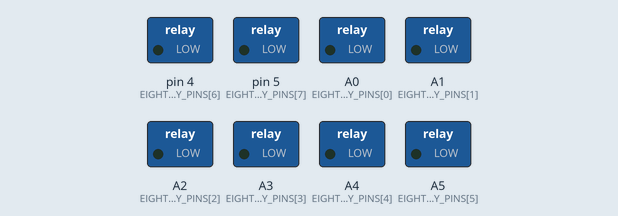
Simulated run of this sketch. Board: Arduino Nano, built with avr-gcc and run on an emulated ATmega328P. Parts: switched loads named in the sketch (green lamp = pin HIGH).

Above: at 0.5 s.
At 2.5 s:
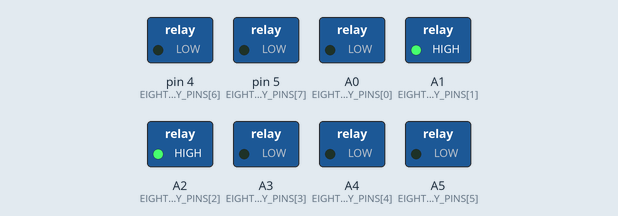
At 4.5 s:
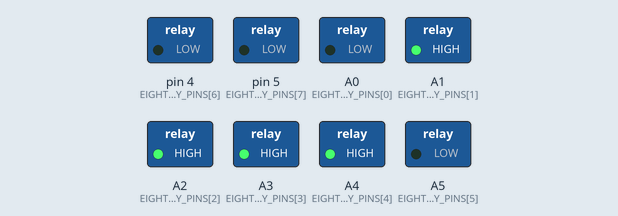
At 8.0 s:
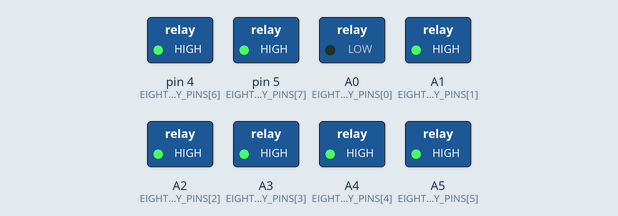
At 12.5 s:
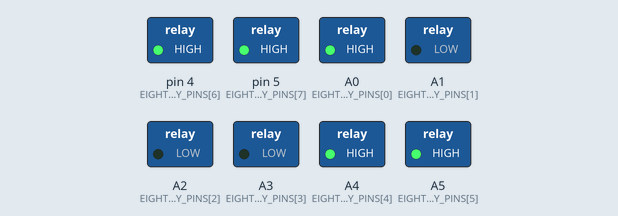
At 17.0 s:
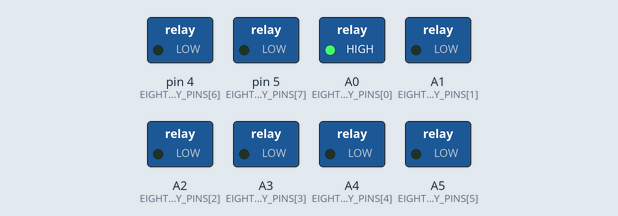
Timing chart, 0 to 23.4 s (numbered marks = the images above):
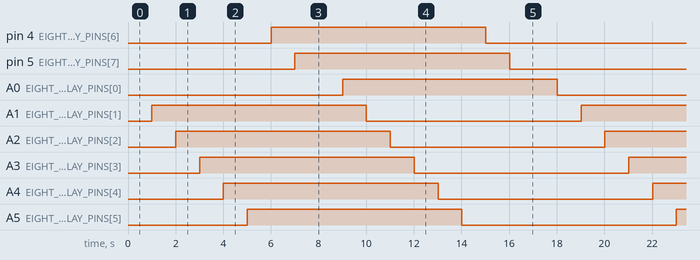

Measured:
- by itself, pin 4 (EIGHT_CHANNEL_RELAY_PINS[6]), pin 5 (EIGHT_CHANNEL_RELAY_PINS[7]), A0 (EIGHT_CHANNEL_RELAY_PINS[0]), A1 (EIGHT_CHANNEL_RELAY_PINS[1]), A2 (EIGHT_CHANNEL_RELAY_PINS[2]), A3 (EIGHT_CHANNEL_RELAY_PINS[3]), A4 (EIGHT_CHANNEL_RELAY_PINS[4]), A5 (EIGHT_CHANNEL_RELAY_PINS[5]): alternates HIGH for 9.0 s and LOW for 9.0 s
- by itself, everything shown: repeats every 18.0 s, in 16 steps

The sketch:

eight_channel_relay.ino
```cpp
// ------ IMPORTATION OF LIBRARIES ------
#include <SPI.h>
#include <mcp2515.h>
#include <Adafruit_NeoPixel.h>

// MCP2515 ARDUINO NANO CONNECTIONS
// VCC → 5v
// GND → GND
// CS (network) → D9
// SO → D12
// SI → D11
// SCK → D13
// INT → D2

uint32_t flipChannelTimer;
uint32_t flipChannelCounter;
uint32_t flipChannelTimeSkip = 1000;
uint8_t eightChannelRelayStates[8] = {0, 0, 0, 0, 0, 0, 0, 0};
const uint8_t EIGHT_CHANNEL_RELAY_PINS[8] = {A0, A1, A2, A3, A4, A5, 4, 5};

void setChannelState(uint8_t idx, uint8_t state){
    if(idx<8 && (state==0 || state==1)){
        eightChannelRelayStates[idx] = state;
        digitalWrite(EIGHT_CHANNEL_RELAY_PINS[idx], state);
    }
}
void fipChannelState(uint8_t idx){setChannelState(idx, !eightChannelRelayStates[idx]);}


void setup() {
    Serial.begin(9600);

    for(int i=0; i<8; i++){
        pinMode(EIGHT_CHANNEL_RELAY_PINS[i], OUTPUT);
        setChannelState(i, 0);
    }
    flipChannelCounter = 0;
    flipChannelTimer = 0;
}

void loop() {


    if(millis() - flipChannelTimer > flipChannelTimeSkip){
        if(flipChannelCounter < 8){
            flipChannelCounter++;}
        else{flipChannelCounter = 0;}

        fipChannelState(flipChannelCounter);
        flipChannelTimer = millis();
    }


}
```
